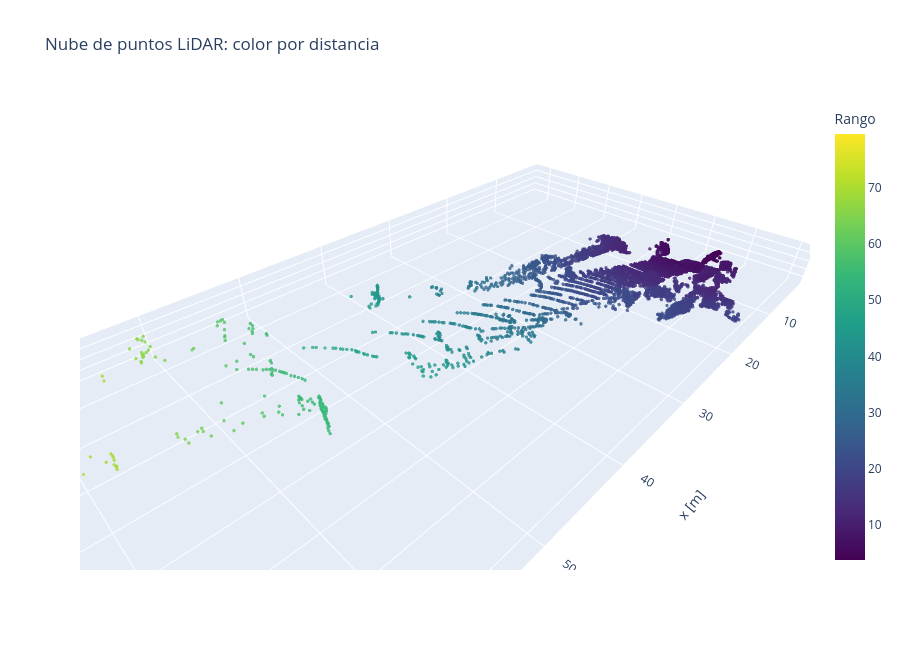

Source (notebook cell):
### Code cell
#@title Visualización 3D de la nube de puntos

plot_point_cloud(
    points,
    color_by="range",
    max_points=9000,
    title="Nube de puntos LiDAR: color por distancia"
)

### Figure 1 — Plotly figure (JSON) as saved in the notebook; plotly's stock layout.template omitted (floating-point values rounded to 4 significant figures; data arrays with more than 128 entries replaced by an {"elided": "..."} marker saying what was removed)
{"data": [{"marker": {"color": {"elided": "9000 float values"}, "colorbar": {"title": {"text": "Rango"}}, "colorscale": [[0, "#440154"], [0.1111, "#482878"], [0.2222, "#3e4989"], [0.3333, "#31688e"], [0.4444, "#26828e"], [0.5556, "#1f9e89"], [0.6667, "#35b779"], [0.7778, "#6ece58"], [0.8889, "#b5de2b"], [1, "#fde725"]], "opacity": 0.8, "size": 2}, "mode": "markers", "type": "scatter3d", "x": {"elided": "9000 float values"}, "y": {"elided": "9000 float values"}, "z": {"elided": "9000 float values"}}], "layout": {"height": 650, "scene": {"aspectmode": "data", "xaxis": {"title": {"text": "x [m]"}}, "yaxis": {"title": {"text": "y [m]"}}, "zaxis": {"title": {"text": "z [m]"}}}, "title": {"text": "Nube de puntos LiDAR: color por distancia"}, "width": 900}}
